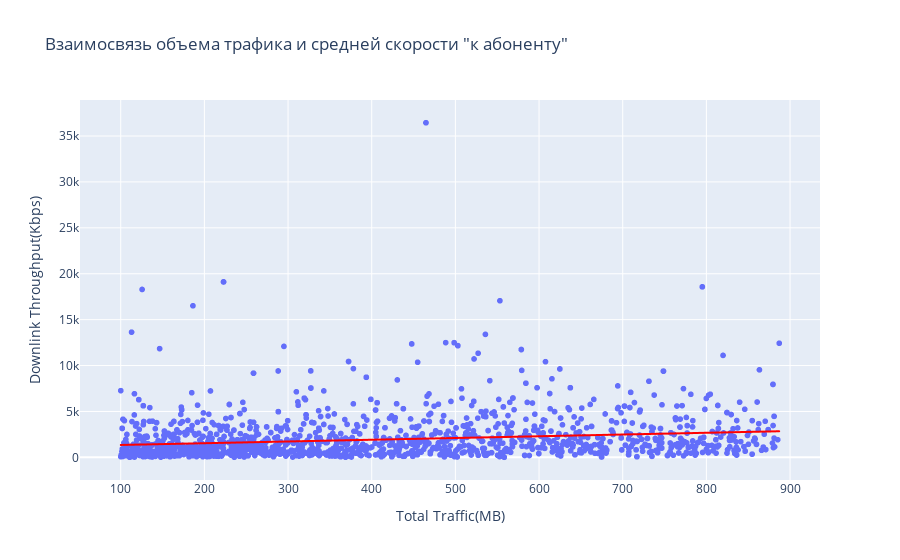

The notebook cell this image was saved under:
### Markdown cell above
Показатель средней скорости "к абоненту" (Downlink Throughput) предположительно оказывает наибольшее влияние на объем трафика (Total Traffic) - коэффициент корреляции 0.17. Представим эту взаимосвязь на графике.

### Code cell
fig = px.scatter(df, x='Total Traffic(MB)', y='Downlink Throughput(Kbps)', trendline='ols', trendline_color_override='red', title='Взаимосвязь объема трафика и средней скорости "к абоненту"')
fig.show()

### Figure 1 — Plotly figure (JSON) as saved in the notebook; plotly's stock layout.template omitted (floating-point values rounded to 4 significant figures; data arrays with more than 128 entries replaced by an {"elided": "..."} marker saying what was removed)
{"data": [{"hovertemplate": "Total Traffic(MB)=%{x}<br>Downlink Throughput(Kbps)=%{y}<extra></extra>", "legendgroup": "", "marker": {"color": "#636efa", "symbol": "circle"}, "mode": "markers", "name": "", "showlegend": false, "type": "scattergl", "x": {"elided": "2479 float values"}, "xaxis": "x", "y": {"elided": "2479 float values"}, "yaxis": "y"}, {"hovertemplate": "<b>OLS trendline</b><br>Downlink Throughput(Kbps) = 1.89623 * Total Traffic(MB) + 1161.9<br>R<sup>2</sup>=0.030030<br><br>Total Traffic(MB)=%{x}<br>Downlink Throughput(Kbps)=%{y} <b>(trend)</b><extra></extra>", "legendgroup": "", "line": {"color": "red"}, "marker": {"color": "#636efa", "symbol": "circle"}, "mode": "lines", "name": "", "showlegend": false, "type": "scattergl", "x": {"elided": "2479 float values"}, "xaxis": "x", "y": {"elided": "2479 float values"}, "yaxis": "y"}], "layout": {"legend": {"tracegroupgap": 0}, "title": {"text": "Взаимосвязь объема трафика и средней скорости \"к абоненту\""}, "xaxis": {"anchor": "y", "domain": [0, 1], "title": {"text": "Total Traffic(MB)"}}, "yaxis": {"anchor": "x", "domain": [0, 1], "title": {"text": "Downlink Throughput(Kbps)"}}}}
